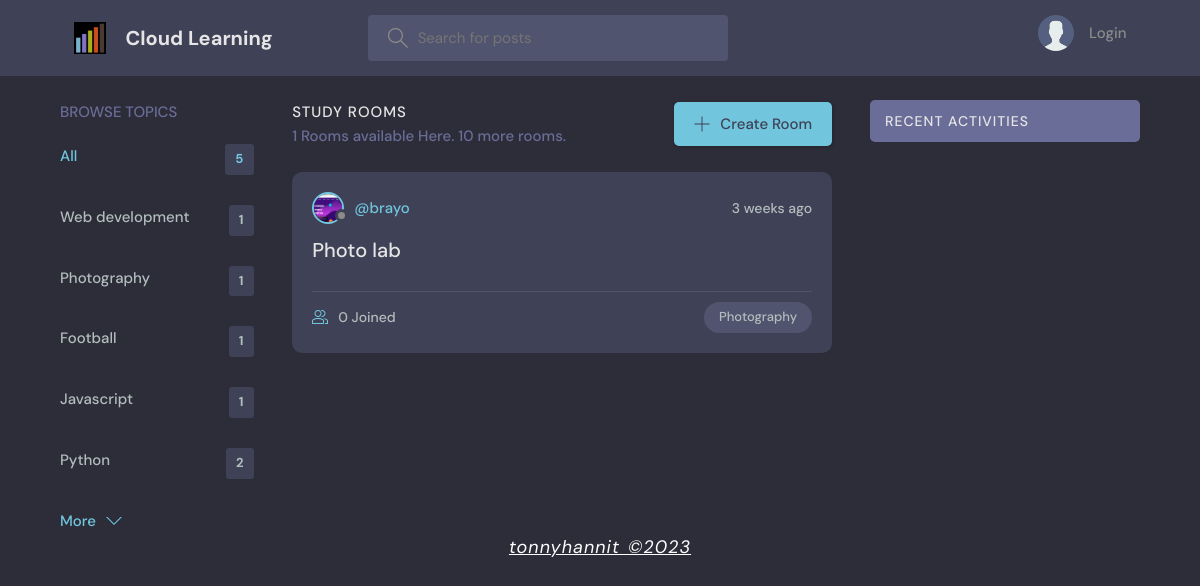
Screenshot of /?q=Photography with the database file from the repository.
### base/models.py (models this page shows, shortened)
class Topic(models.Model):
    name = models.CharField(max_length=200)

class Room(models.Model):
    host = models.ForeignKey(User, on_delete=models.SET_NULL, null=True)
    topic = models.ForeignKey(Topic, on_delete=models.SET_NULL, null=True)
    name = models.CharField(max_length=200)
    description = models.TextField(null=True, blank=True)
    participants = models.ManyToManyField(
        User, related_name='participants', blank=True)
    updated = models.DateTimeField(auto_now=True)
    created = models.DateTimeField(auto_now_add=True)
    class Meta:
        ordering = ['-updated', '-created']

class User(AbstractUser):
    name = models.CharField(max_length=200, null=True)
    email = models.EmailField(unique=True, null=True)
    bio = models.TextField(null=True)
    avatar = models.ImageField(null=True, default="avatar.svg")
    USERNAME_FIELD = 'username'
    REQUIRED_FIELDS = []

### base/views.py (the view)
# urls.py: path('', views.home, name="home"),
def home(request):
    q = request.GET.get('q') if request.GET.get('q') != None else ''
    rooms = Room.objects.filter(
        Q(topic__name__icontains=q) |
        Q(name__icontains=q) |
        Q(description__icontains=q)
    )[0:3]
    topics = Topic.objects.all()[0:5]
    all_rooms = Room.objects.all().count()
    room_count = rooms.count()
    room_messages = Message.objects.filter(
        Q(room__topic__name__icontains=q))[0:3]
    context = {'rooms': rooms, 'topics': topics,
               'room_count': room_count, 'room_messages': room_messages,
               "all_rooms": all_rooms}
    return render(request, 'base/home.html', context)

### base/templates/base/home.html (shortened to what this page needs)
{% extends 'main.html' %}
{% block content %}
<main class="layout layout--3">
  <div class="container">
    {% include 'base/topics_component.html' %}
    <div class="roomList">
      <div class="roomList__header">
        <div>
          <h2>Study Rooms</h2>
          <p>{{room_count}} Rooms available Here. {{all_rooms}} more rooms.</p>
        </div>
        <a class="btn btn--main" href="{% url 'create-room' %}">
          <svg version="1.1" xmlns="http://www.w3.org/2000/svg" width="32" height="32" viewBox="0 0 32 32">
            <title>add</title>
            <path
              d="M16.943 0.943h-1.885v14.115h-14.115v1.885h14.115v14.115h1.885v-14.115h14.115v-1.885h-14.115v-14.115z">
            </path>
          </svg>
          Create Room
        </a>
      </div>
      {% include 'base/feed_component.html' %}
    </div>
    {% include 'base/activity_component.html' %}
  </div>
        {% include 'base/footer_page.html' %}
</main>
{% endblock %}

### base/templates/base/topics_component.html
<div class="topics">
    <div class="topics__header">
        <h2>Browse Topics</h2>
    </div>
    <ul class="topics__list">
        <li>
            <a href="{% url 'home' %}" class="active">All <span>{{topics.count}}</span></a>
        </li>
        {% for topic in topics %}
        <li>
            <a href="{% url 'home' %}?q={{topic.name}}">{{topic.name}}<span>{{topic.room_set.all.count}}</span></a>
        </li>
        {% endfor %}
    </ul>
    <a class="btn btn--link" href="{% url 'topics' %}">
        More
        <svg version="1.1" xmlns="http://www.w3.org/2000/svg" width="32" height="32" viewBox="0 0 32 32">
            <title>chevron-down</title>
            <path d="M16 21l-13-13h-3l16 16 16-16h-3l-13 13z"></path>
        </svg>
    </a>
</div>

### base/templates/base/feed_component.html (shortened to what this page needs)
{% for room in rooms %}
<div class="roomListRoom">
    <div class="roomListRoom__header">
        <a href="{% url 'user-profile' room.host.id %}" class="roomListRoom__author">
            <div class="avatar avatar--small">
                <img src="{{room.host.avatar.url}}" />
            </div>
            <span>@{{room.host.username}}</span>
        </a>
        <div class="roomListRoom__actions">
            <span>{{room.created|timesince}} ago</span>
        </div>
    </div>
    <div class="roomListRoom__content">
        <a href="{% url 'room' room.id %}">{{room.name}}</a>
    </div>
    <div class="roomListRoom__meta">
        <a href="{% url 'room' room.id %}" class="roomListRoom__joined">
            {{room.participants.all.count}} Joined
        </a>
        <p class="roomListRoom__topic">{{room.topic.name}}</p>
    </div>
</div>
{% endfor %}

### static/styles/style.css (style rules this page uses)
:root { --color-main: #71c6dd; --color-main-light: #e1f6fb; --color-dark: #3f4156; --color-dark-medium: #51546e; --color-dark-light: #696d97; --color-light: #e5e5e5; --color-gray: #8b8b8b; --color-light-gray: #b2bdbd; --color-bg: #2d2d39; --color-success: #5dd693; --color-error: #fc4b0b; }
* { font-family: "DM Sans", -apple-system, BlinkMacSystemFont, "Segoe UI", Roboto, Oxygen, Ubuntu, Cantarell, "Open Sans", "Helvetica Neue", sans-serif; margin: 0; padding: 0; box-sizing: border-box; text-rendering: optimizeLegibility; font-size: inherit; }
html { font-size: 56.25%; }
@media only screen and (min-width: 1200px) { html { font-size: 62.5%; } }
body { line-height: 1.6; font-weight: 400; font-size: 1.5rem; color: var(--color-light-gray); background-color: var(--color-bg); min-height: 100vh; }
img { width: 100%; }
a { display: inline-block; color: var(--color-main); text-decoration: none; }
.container { max-width: 120rem; width: 90%; margin: auto; }
.btn { background-color: transparent; border: none; display: inline-flex; align-items: center; gap: 1rem; cursor: pointer; transition: all ease-in-out 0.3s; padding: 1rem 2rem; border-radius: 5px; box-shadow: 1px 1px 3px 1px rgba(0, 0, 0, 0.15); font-weight: 500; }
.btn--link { border-radius: 0; padding: 0; color: var(--color-main); box-shadow: none; }
.btn--main { background-color: var(--color-main); color: var(--color-dark); }
.btn > svg { fill: currentColor; width: 1.6rem; height: 1.6rem; }
.avatar { position: relative; display: inline-block; border-radius: 50%; border: 2px solid var(--color-main); }
.avatar img { display: block; border-radius: 50%; object-fit: cover; object-position: center; }
.avatar::after { content: ""; display: block; position: absolute; background-color: var(--color-gray); z-index: 111; border-radius: 50%; border: 0.3rem solid var(--color-dark); }
.avatar.avatar--small img { width: 2.8rem; height: 2.8rem; }
.avatar.avatar--small:after { width: 0.7rem; height: 0.7rem; bottom: 0px; right: -6px; }
.layout { margin-top: 2.4rem; }
.layout > .container { display: flex; justify-content: space-between; align-items: flex-start; }
.layout--3 > .container > div:first-child { flex-basis: 18%; max-width: 22.5rem; }
.layout--3 > .container > div:nth-child(2) { flex-basis: 50%; }
.topics__header { margin-bottom: 2rem; }
.topics__header h2 { text-transform: uppercase; font-weight: 500; color: var(--color-dark-light); }
.topics__list { list-style: none; }
.topics__list li a { display: flex; justify-content: space-between; margin-bottom: 3rem; font-weight: 500; color: var(--color-light-gray); transition: all 0.3s ease-in-out; }
.topics__list li a.active, .topics__list li a:hover { color: var(--color-main); }
.topics__list li a span { padding: 0.5rem 1rem; background-color: var(--color-dark); border-radius: 3px; font-size: 1.3rem; font-weight: 700; letter-spacing: 1px; }
.roomList__header { display: flex; justify-content: space-between; align-items: center; margin-bottom: 2.4rem; }
.roomList__header h2 { text-transform: uppercase; font-weight: 500; color: var(--color-light); letter-spacing: 1px; }
.roomList__header p { font-weight: 500; color: var(--color-dark-light); }
.roomListRoom { margin-bottom: 2.4rem; background-color: var(--color-dark); border-radius: 1rem; padding: 2rem; }
.roomListRoom__header { display: flex; justify-content: space-between; align-items: center; }
.roomListRoom__author { font-weight: 500; display: flex; align-items: center; gap: 1rem; }
.roomListRoom__actions { display: flex; align-items: flex-start; gap: 1rem; position: relative; }
.roomListRoom__actions span { font-size: 1.4rem; font-weight: 500; }
.roomListRoom__content { margin: 1rem 0; }
.roomListRoom__content a { font-size: 2rem; font-weight: 500; margin-bottom: 1.5rem; color: var(--color-light); transition: all 0.3s ease-in-out; }
.roomListRoom__meta { border-top: 1px solid var(--color-dark-medium); padding-top: 1rem; display: flex; align-items: center; justify-content: space-between; }
.roomListRoom__joined { color: var(--color-light-gray); display: flex; align-items: center; gap: 1rem; font-size: 1.4rem; font-weight: 500; }
.roomListRoom__joined svg { fill: var(--color-main); width: 1.6rem; height: 1.6rem; }
.roomListRoom__topic { padding: 5px 1.5rem; background-color: var(--color-dark-medium); border-radius: 5rem; font-weight: 500; font-size: 1.3rem; }

### rows the page displays
Topic: name "Web development", room_set.all.count "1"
Topic: name "Photography", room_set.all.count "1"
Topic: name "Football", room_set.all.count "1"
Topic: name "Javascript", room_set.all.count "1"
Topic: name "Python", room_set.all.count "2"
Room: host.avatar (picture), host.username "brayo", created "3 weeks", name "Photo lab", participants.all.count "0", topic.name "Photography"

### other values shown
{{ topics.count }} "5"
{{ room_count }} "1"
{{ all_rooms }} "10"
